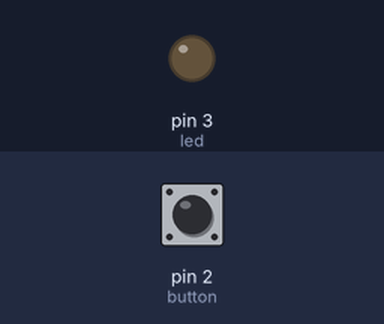
The sketch below on a simulated Arduino Uno, built with avr-gcc and run on an emulated ATmega328P. Parts: output pins drawn as LEDs (lit = HIGH). The test bench sets the inputs (shaded band); at power-on: pin 2 (button) HIGH.

Above: at 1.2 s.
1.3 s: pin 2 (button) pulled LOW for 0.15 s
At 1.37 s:
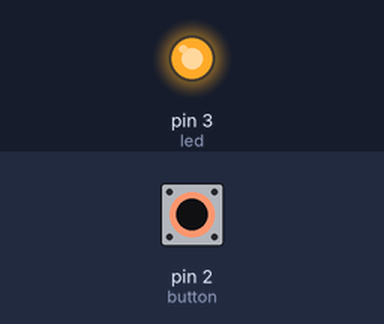
2.9 s: pin 2 (button) pulled LOW for 3.2 s
At 7.2 s:
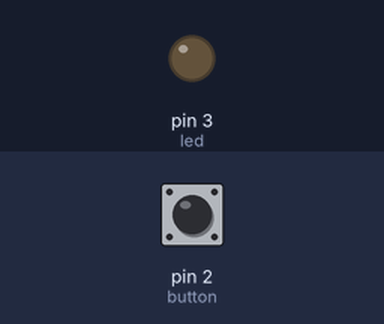
Timing chart, 0 to 8.7 s (numbered marks = the images above; inputs shaded):
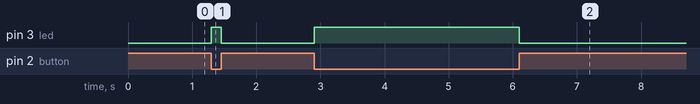

The sketch:

button.ino
```cpp
int led = 3;
int button = 2;   // 建议拼写改成 button

void setup() {
  pinMode(led, OUTPUT);
  pinMode(button, INPUT_PULLUP);  // 关键：启用内部上拉
}

void loop() {
  if (digitalRead(button) == LOW) {
    digitalWrite(led, HIGH);   // 按下按钮，LED 亮
  } else {
    digitalWrite(led, LOW);    // 松开按钮，LED 灭
  }
}
```

Measured:
- after the input at 1.3 s, pin 3 (led): LOW → HIGH at once, → LOW 0.15 s later
- after the input at 2.9 s, pin 3 (led): LOW → HIGH at once, → LOW 3.2 s later
